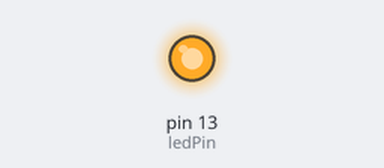
The sketch below on a simulated Arduino Uno, built with avr-gcc and run on an emulated ATmega328P. Shown: output pins drawn as LEDs (lit = HIGH).

Above: at 0.2 s.
At 23.2 s:
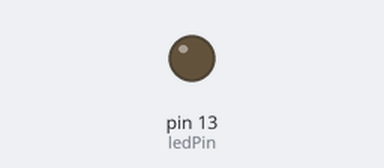
Timing chart, 0 to 26.0 s (numbered marks = the images above):
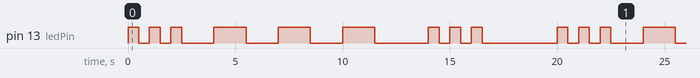

Measured:
- by itself, pin 13 (ledPin): repeats every 20.0 s: 2 × (LOW 0.50 s, HIGH 0.50 s), 3 × (LOW 1.5 s, HIGH 1.5 s), LOW 2.5 s, 2 × (HIGH 0.50 s, LOW 0.50 s), HIGH 0.50 s, LOW 3.5 s, HIGH 0.50 s
- by itself, everything shown: repeats every 20.0 s, in 18 steps

The sketch:

SOS.ino
```cpp
// SOS.ino
int ledPin = 13; // LED in series with 1k resistor on pin 12
int i; // declare variable i
void setup()
{ pinMode(ledPin, OUTPUT);
}
void loop()
{ for (i=1; i <= 3; i++)
{ digitalWrite(ledPin, HIGH);
delay(500);
digitalWrite(ledPin, LOW);
delay(500);
}
delay(1000);
for (i=1; i <= 3; i++)
{ digitalWrite(ledPin, HIGH);
delay(1500);
digitalWrite(ledPin, LOW);
delay(1500);
}
delay(1000);
for (i=1; i <= 3; i++)
{ digitalWrite(ledPin, HIGH);
delay(500);
digitalWrite(ledPin, LOW);
delay(500);
}
delay(3000);
}
```
